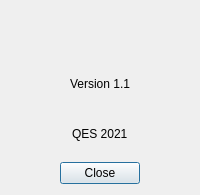
<?xml version="1.0" encoding="UTF-8"?>
<ui version="4.0">
 <class>AboutDialog</class>
 <widget class="QDialog" name="AboutDialog">
  <property name="geometry">
   <rect>
    <x>0</x>
    <y>0</y>
    <width>200</width>
    <height>195</height>
   </rect>
  </property>
  <property name="windowTitle">
   <string>About 2048</string>
  </property>
  <layout class="QVBoxLayout" name="verticalLayout">
   <item alignment="Qt::AlignHCenter">
    <widget class="QLabel" name="label_3">
     <property name="maximumSize">
      <size>
       <width>100</width>
       <height>100</height>
      </size>
     </property>
     <property name="text">
      <string/>
     </property>
     <property name="pixmap">
      <pixmap resource="images.qrc">:/images/icon.png</pixmap>
     </property>
     <property name="scaledContents">
      <bool>true</bool>
     </property>
    </widget>
   </item>
   <item alignment="Qt::AlignHCenter">
    <widget class="QLabel" name="label_2">
     <property name="text">
      <string>Version 1.1</string>
     </property>
    </widget>
   </item>
   <item alignment="Qt::AlignHCenter">
    <widget class="QLabel" name="label">
     <property name="text">
      <string>QES 2021</string>
     </property>
    </widget>
   </item>
   <item alignment="Qt::AlignHCenter">
    <widget class="QPushButton" name="pushButton">
     <property name="text">
      <string>Close</string>
     </property>
    </widget>
   </item>
  </layout>
 </widget>
 <resources>
  <include location="images.qrc"/>
 </resources>
 <connections/>
</ui>
